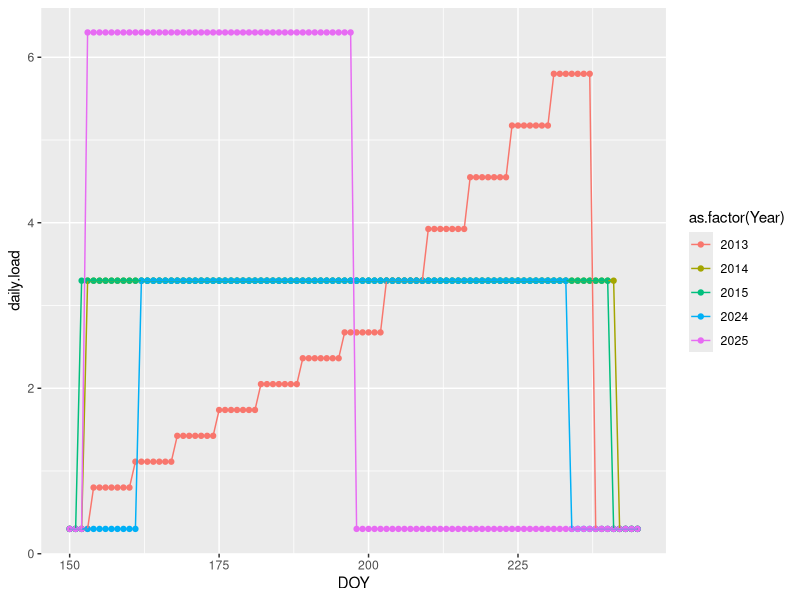
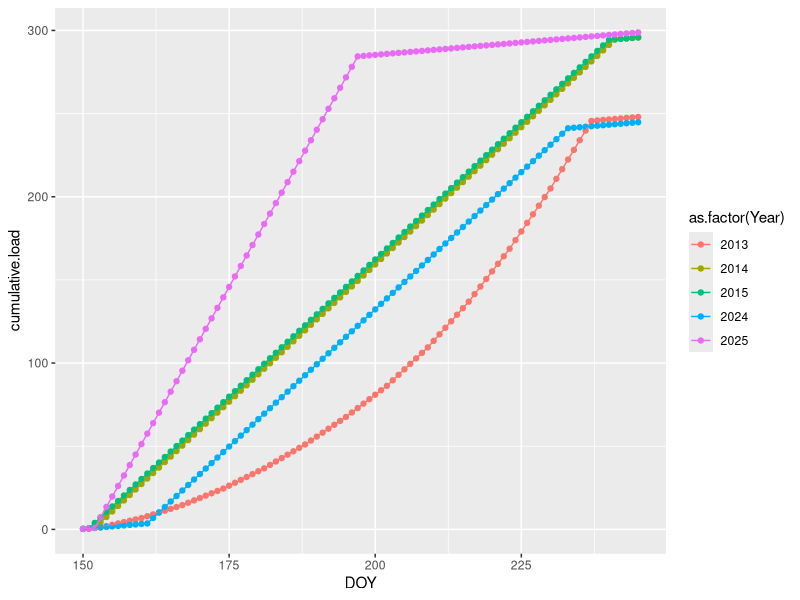
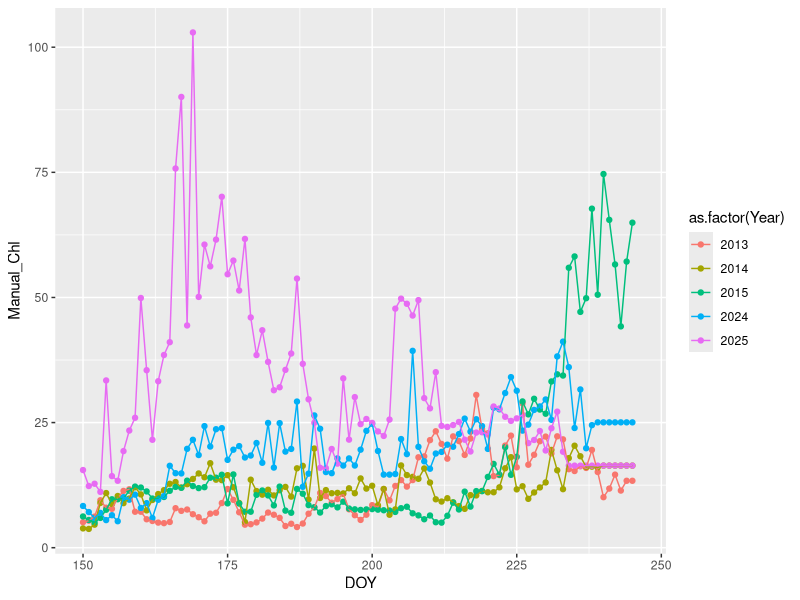
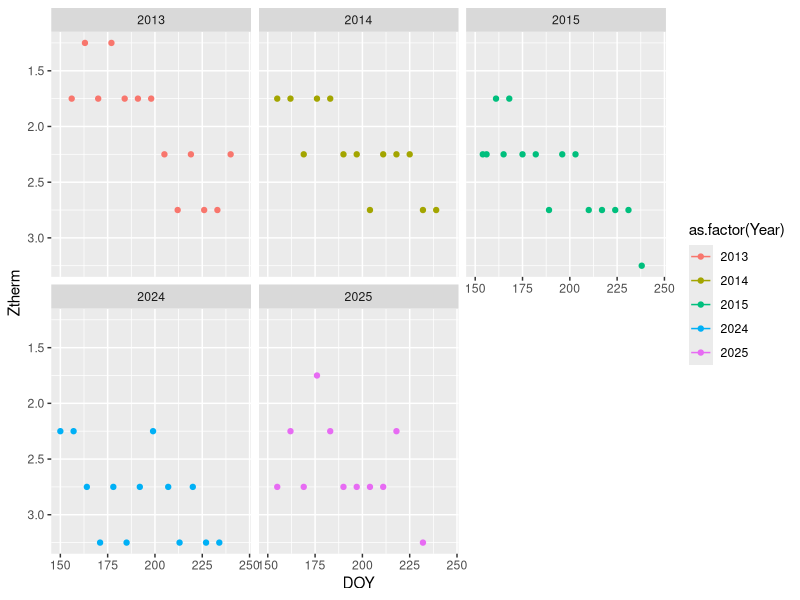
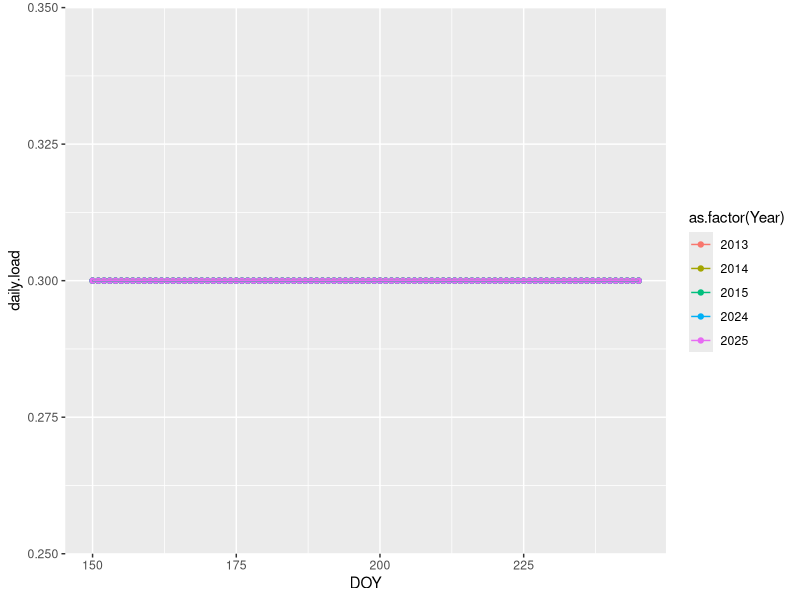
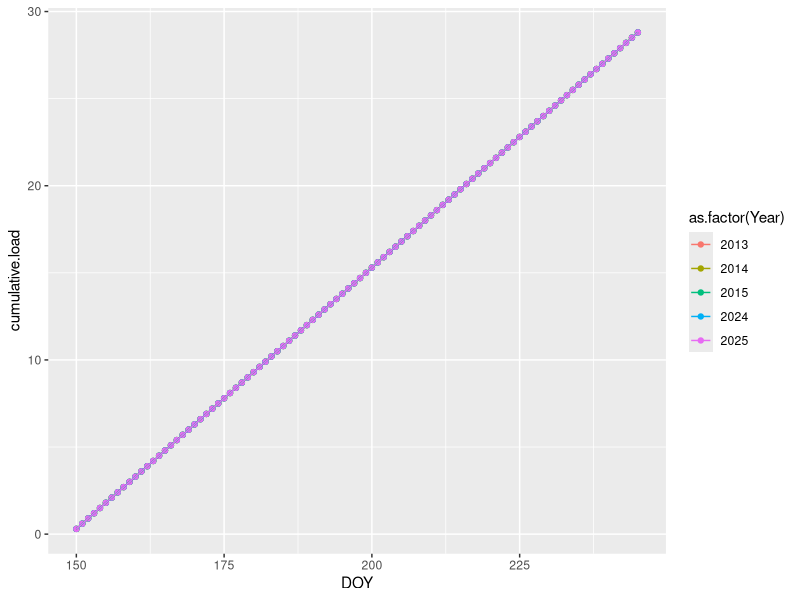
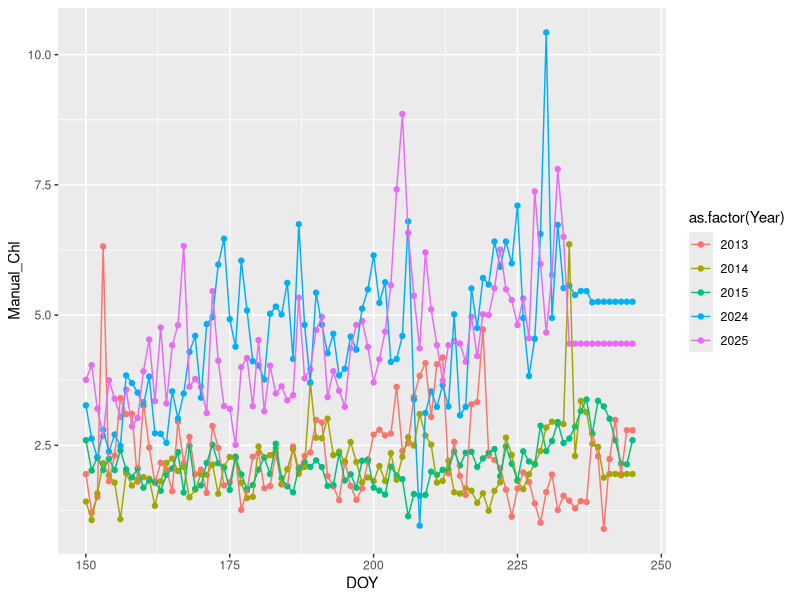
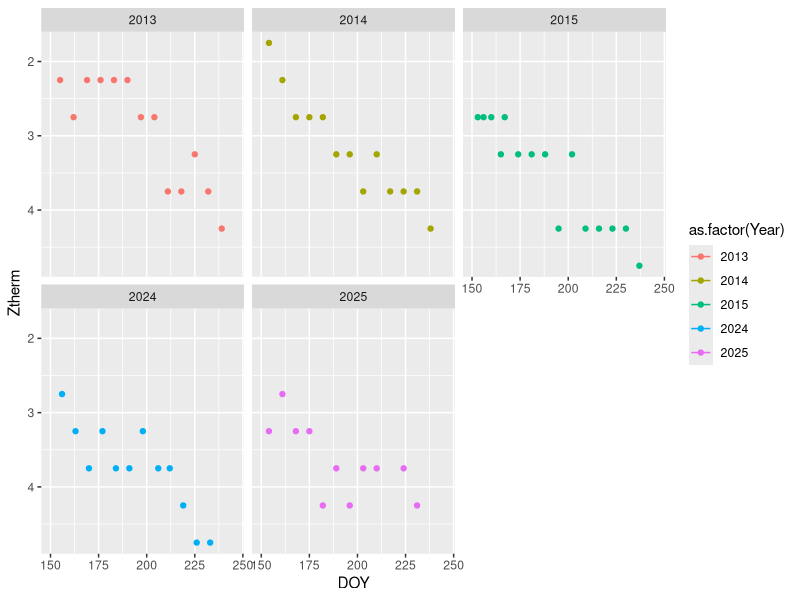

R code for these plots, in order:
#### combine all of the needed datafiles for the covariates into one ###
# version 2 fixes units of zooplankton
# version 3 adjusts units of zooplankton to match previous papers
# but zooplankton were subsequently dropped from this dataset in v4


library(tidyverse)
library(zoo)

#### PAR #####

kPAR = read.csv("./data/formatted data/kPAR 2013-2015 2024 2025 ABOVE ROUTINES SRC THERMOCLINE.csv") %>% 
  rename(Year = year, Lake = lake)

#### DOC ####

DOC = read.csv("./data/formatted data/DOC 2013-2015 2024 2025 PML.csv") %>% 
  rename(Lake = lake, Year = year)


#### thermocline ####
thermo = read.csv("./data/formatted data/thermoclines 2013-2015 2024 2025 STEEPEST SLOPE ROUTINES.csv") %>% 
  filter(thermocline == "ZT2") %>% 
  select(-thermocline) %>% 
  rename(Ztherm = depth, DOY = doy, Lake = lake, Year = year)


#### chlorophyll #####
chl = read.csv("./data/formatted data/manual chlorophyll 2013-2015 2024 2025.csv") %>% 
  rename(Year = year, Lake = lake)


#### nutrients ####
nuts = read.csv("./data/formatted data/experimental nut loads.csv") %>% 
  rename(Lake = lake, Year = year, DOY = doy)

all.data = thermo %>% 
  full_join(DOC, by = c("Lake", "Year", "DOY")) %>% 
  full_join(kPAR, by = c("Lake", "Year", "DOY")) %>% 
  full_join(nuts, by = c("Lake", "Year", "DOY")) %>% 
  full_join(chl, by = c("Lake", "Year", "DOY")) %>% 
  arrange(Lake, Year, DOY) %>% 
  group_by(Lake, Year) %>% 
  mutate(kPAR = na.approx(kPAR, rule = 2), Manual_Chl = na.approx(Manual_Chl, rule = 2),
         DOC = na.approx(DOC, rule = 2)) %>% 
  mutate(daily.load = replace(daily.load, is.na(daily.load), 0.3)) %>% 
  ungroup()

all.data = all.data %>% 
  filter(DOY >= 150 & DOY <= 245) %>% 
  group_by(Lake, Year) %>% 
  mutate(cumulative.load = cumsum(daily.load))
  



# write.csv(all.data, "./data/formatted data/simulation model inputs 2013-2015 2024 2025.csv", row.names = FALSE)

## version 2 has new error estimates with depth, and filtered DOY
# write.csv(all.data, "./data/formatted data/simulation model inputs 2013-2015 2024 2025 v2.csv", row.names = FALSE)

# version 3 has the steepest slope and thermocline from routines
  #write.csv(all.data, "./data/formatted data/simulation model inputs 2013-2015 2024 2025 v3.csv", row.names = FALSE)
  
# version 4 updates kPAR to be calculated above thermocline depths
  write.csv(all.data, "./data/formatted data/simulation model inputs 2013-2015 2024 2025 v4.csv", row.names = FALSE)
  
  
  #### plotting to check outputs

  # Tuesday
ggplot(all.data %>% filter(Lake == "T"), aes(x = DOY, y = daily.load, color= as.factor(Year)))+
  geom_point()+
  geom_line()

ggplot(all.data %>% filter(Lake == "T"), aes(x = DOY, y = cumulative.load, color= as.factor(Year)))+
  geom_point()+
  geom_line()

ggplot(all.data %>% filter(Lake == "T"), aes(x = DOY, y = Manual_Chl, color= as.factor(Year)))+
  geom_point()+
  geom_line()+
  xlim(150, 246)


ggplot(all.data %>% filter(Lake == "T"), aes(x = DOY, y = Ztherm, color= as.factor(Year)))+
  geom_point()+
  geom_line()+
  xlim(150, 246)+
  scale_y_reverse()+
  facet_wrap(~Year)


# Paul
ggplot(all.data %>% filter(Lake == "L"), aes(x = DOY, y = daily.load, color= as.factor(Year)))+
  geom_point()+
  geom_line()

ggplot(all.data %>% filter(Lake == "L"), aes(x = DOY, y = cumulative.load, color= as.factor(Year)))+
  geom_point()+
  geom_line()

ggplot(all.data %>% filter(Lake == "L"), aes(x = DOY, y = Manual_Chl, color= as.factor(Year)))+
  geom_point()+
  geom_line()+
  xlim(150, 246)


ggplot(all.data %>% filter(Lake == "L"), aes(x = DOY, y = Ztherm, color= as.factor(Year)))+
  geom_point()+
  geom_line()+
  xlim(150, 246)+
  scale_y_reverse()+
  facet_wrap(~Year)
